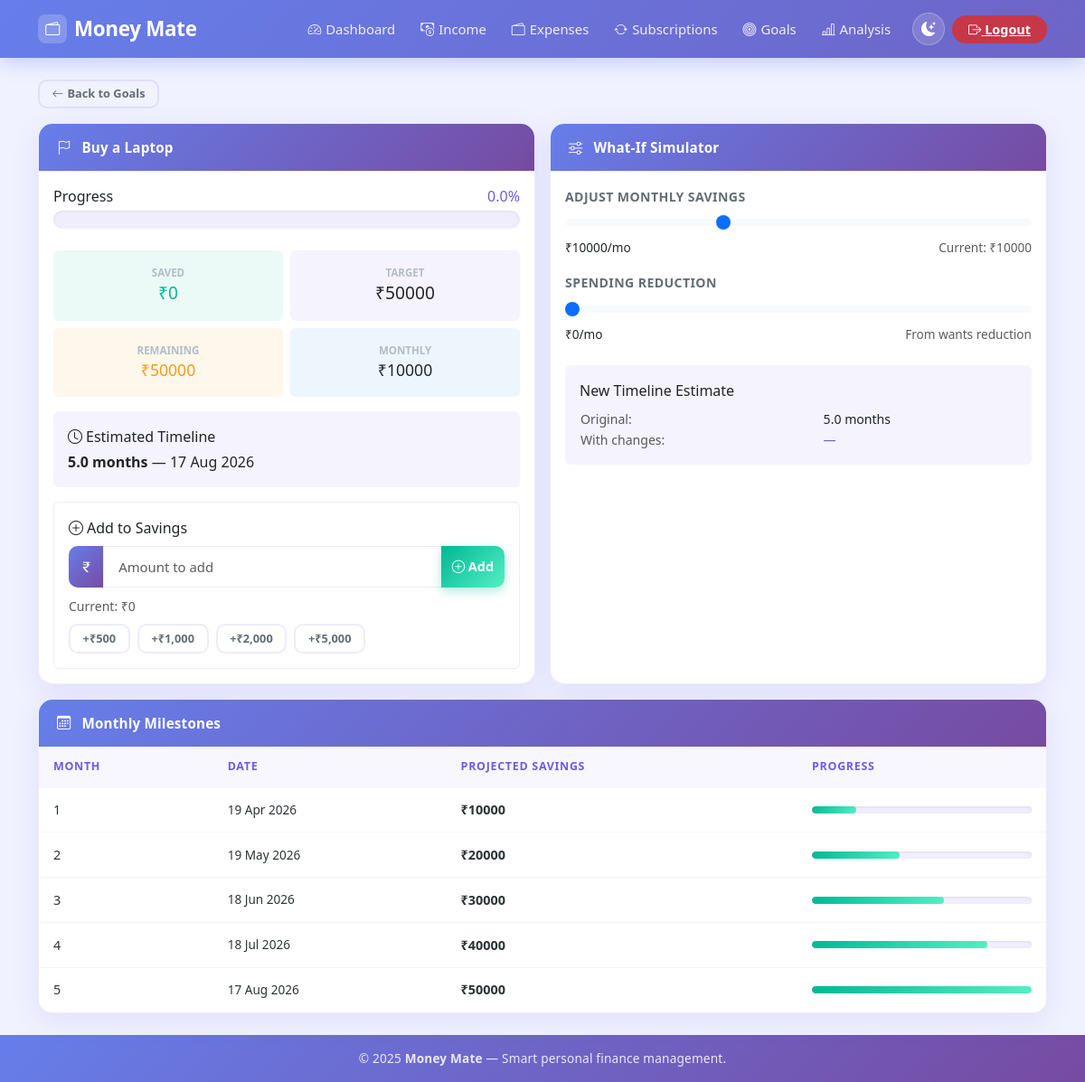
The app's page /goal/1 (signed in) with its own data.
### models.py (models this page shows)
class Goal(db.Model):
    id = db.Column(db.Integer, primary_key=True)
    user_id = db.Column(db.Integer, db.ForeignKey('user.id'), nullable=False)
    name = db.Column(db.String(200), nullable=False)
    target_amount = db.Column(db.Float, nullable=False)
    saved_amount = db.Column(db.Float, default=0.0)
    monthly_savings = db.Column(db.Float, default=0.0)
    target_date = db.Column(db.DateTime, nullable=True)
    created_at = db.Column(db.DateTime, default=datetime.utcnow)
    @property
    def remaining_amount(self):
        return max(0, self.target_amount - self.saved_amount)
    @property
    def progress_percentage(self):
        if self.target_amount == 0:
            return 0
        return min(100, (self.saved_amount / self.target_amount) * 100)
    @property
    def estimated_months(self):
        if self.monthly_savings <= 0:
            return float('inf')
        return self.remaining_amount / self.monthly_savings
    @property
    def estimated_date(self):
        if self.estimated_months == float('inf'):
            return None
        from datetime import timedelta
        return datetime.utcnow() + timedelta(days=30 * self.estimated_months)

### app.py (the view, shortened to what this page needs)
@app.route("/goal/<int:id>", methods=["GET", "POST"])
@login_required
def goal_detail(id):
    goal = Goal.query.get_or_404(id)
    if goal.user_id != current_user.id:
        flash("Unauthorized access.", "danger")
        return redirect(url_for("goals"))
    form = SavingsUpdateForm()
    suggestions = get_spending_suggestions(current_user.id, goal)
    milestones = []
    if goal.monthly_savings > 0:
        for month in range(1, min(13, int(goal.estimated_months) + 1)):
            milestone_date = datetime.utcnow() + timedelta(days=30 * month)
            milestone_amount = goal.saved_amount + (goal.monthly_savings * month)
            milestones.append(
                {
                    "month": month,
                    "date": milestone_date,
                    "amount": min(milestone_amount, goal.target_amount),
                }
            )
    return render_template(
        "goal_detail.html",
        goal=goal,
        form=form,
        suggestions=suggestions,
        milestones=milestones,
    )

### forms.py
class SavingsUpdateForm(FlaskForm):
    saved_amount = FloatField('Amount Saved (₹)', validators=[DataRequired(), NumberRange(min=0)])
    submit = SubmitField('Add to Savings')

### app.py (called while the page is built, shortened)
@login_manager.user_loader
def load_user(user_id):
    return User.query.get(int(user_id))

def get_spending_suggestions(user_id, goal):
    since_date = datetime.utcnow() - timedelta(days=90)
    expenses = Expense.query.filter(
        Expense.user_id == user_id,
        Expense.date >= since_date,
        Expense.is_essential == False,  # Only non-essential expenses
    ).all()
    category_totals = defaultdict(float)
    for exp in expenses:
        category_totals[exp.category] += exp.amount
    suggestions = []
    return suggestions

### templates/goal_detail.html (shortened to what this page needs)
{% extends "base.html" %}
{% block content %}
<div class="mb-3 fade-in">
  <a href="{{ url_for('goals') }}" class="btn btn-outline-secondary btn-sm">
    <i class="bi bi-arrow-left me-1"></i>Back to Goals
  </a>
</div>
<div class="row g-3">
  <div class="col-md-6">
    <div class="card h-100 fade-in">
      <div class="card-header"><i class="bi bi-flag me-1"></i>{{ goal.name }}</div>
      <div class="card-body">
        <div class="mb-4">
          <div class="d-flex justify-content-between mb-1">
            <span class="fw-600">Progress</span>
            <span class="fw-700" style="color:var(--brand-primary);">{{ "%.1f"|format(goal.progress_percentage) }}%</span>
          </div>
          <div class="progress" style="height:20px;">
          </div>
        </div>
        <div class="row g-2 mb-3">
          <div class="col-6">
            <div class="p-3 rounded text-center" style="background:rgba(0,184,148,0.08);">
              <div style="font-size:0.72rem;font-weight:700;text-transform:uppercase;color:var(--text-muted);">Saved</div>
              <div class="fw-700" style="font-size:1.2rem;color:#00b894;">₹{{ "%.0f"|format(goal.saved_amount) }}</div>
            </div>
          </div>
          <div class="col-6">
            <div class="p-3 rounded text-center" style="background:rgba(108,92,231,0.07);">
              <div style="font-size:0.72rem;font-weight:700;text-transform:uppercase;color:var(--text-muted);">Target</div>
              <div class="fw-700" style="font-size:1.2rem;">₹{{ "%.0f"|format(goal.target_amount) }}</div>
            </div>
          </div>
          <div class="col-6">
            <div class="p-3 rounded text-center" style="background:rgba(243,156,18,0.08);">
              <div style="font-size:0.72rem;font-weight:700;text-transform:uppercase;color:var(--text-muted);">Remaining</div>
              <div class="fw-700" style="font-size:1.1rem;color:#f39c12;">₹{{ "%.0f"|format(goal.remaining_amount) }}</div>
            </div>
          </div>
          <div class="col-6">
            <div class="p-3 rounded text-center" style="background:rgba(9,132,227,0.07);">
              <div style="font-size:0.72rem;font-weight:700;text-transform:uppercase;color:var(--text-muted);">Monthly</div>
              <div class="fw-700" style="font-size:1.1rem;">₹{{ "%.0f"|format(goal.monthly_savings) }}</div>
            </div>
          </div>
        </div>
        {% if goal.monthly_savings > 0 %}
        <div class="p-3 rounded mb-3" style="background:rgba(108,92,231,0.07);">
          <div class="fw-600 mb-1"><i class="bi bi-clock me-1"></i>Estimated Timeline</div>
          <div>
            <strong>{{ "%.1f"|format(goal.estimated_months) }} months</strong>
            {% if goal.estimated_date %}
              &mdash; {{ goal.estimated_date.strftime('%d %b %Y') }}
            {% endif %}
          </div>
        </div>
        {% endif %}
        <div class="p-3 rounded" style="border:1.5px solid var(--border-color);">
          <div class="fw-600 mb-2"><i class="bi bi-plus-circle me-1"></i>Add to Savings</div>
          <form method="POST">
            <div class="input-group mb-2">
              <span class="input-group-text"><i class="bi bi-currency-rupee"></i></span>
              {{ form.saved_amount(class="form-control", placeholder="Amount to add", step="0.01", min="0") }}
              <button type="submit" class="btn btn-success">
                <i class="bi bi-plus-circle"></i> Add
              </button>
            </div>
            <small class="text-muted">Current: ₹{{ "%.0f"|format(goal.saved_amount) }}</small>
          </form>
          <div class="mt-2 d-flex gap-2 flex-wrap">
            <button class="btn btn-sm btn-outline-secondary quick-add" data-amount="500">+₹500</button>
            <button class="btn btn-sm btn-outline-secondary quick-add" data-amount="1000">+₹1,000</button>
            <button class="btn btn-sm btn-outline-secondary quick-add" data-amount="2000">+₹2,000</button>
            <button class="btn btn-sm btn-outline-secondary quick-add" data-amount="5000">+₹5,000</button>
          </div>
        </div>
      </div>
    </div>
  </div>
  <div class="col-md-6">
    <div class="card h-100 fade-in fade-in-delay-1">
      <div class="card-header"><i class="bi bi-sliders me-1"></i> What-If Simulator</div>
      <div class="card-body">
        <div class="mb-3">
          <label class="form-label">Adjust Monthly Savings</label>
          <input type="range" class="form-range" id="monthlySlider"
                 min="0" max="{{ goal.monthly_savings * 3 if goal.monthly_savings > 0 else 10000 }}"
                 value="{{ goal.monthly_savings }}" step="100">
          <div class="d-flex justify-content-between" style="font-size:0.85rem;">
            <span class="fw-600">₹<span id="monthlyValue">{{ "%.0f"|format(goal.monthly_savings) }}</span>/mo</span>
            <span class="text-muted">Current: ₹{{ "%.0f"|format(goal.monthly_savings) }}</span>
          </div>
        </div>
        <div class="mb-4">
          <label class="form-label">Spending Reduction</label>
          <input type="range" class="form-range" id="reductionSlider" min="0" max="10000" value="0" step="100">
          <div class="d-flex justify-content-between" style="font-size:0.85rem;">
            <span class="fw-600">₹<span id="reductionValue">0</span>/mo</span>
            <span class="text-muted">From wants reduction</span>
          </div>
        </div>
        <div class="p-3 rounded mb-3" style="background:rgba(108,92,231,0.07);">
          <div class="fw-600 mb-2">New Timeline Estimate</div>
          <table style="width:100%;font-size:0.88rem;">
            <tr><td class="text-muted">Original:</td><td class="fw-600">
              {% if goal.monthly_savings > 0 %}{{ "%.1f"|format(goal.estimated_months) }} months
              {% else %}—{% endif %}
            </td></tr>
            <tr><td class="text-muted">With changes:</td><td class="fw-700" id="newTime" style="color:var(--brand-primary);">—</td></tr>
          </table>
        </div>
      </div>
    </div>
  </div>
</div>
{% if milestones %}
<div class="card mt-3 fade-in fade-in-delay-3">
  <div class="card-header"><i class="bi bi-calendar3 me-1"></i> Monthly Milestones</div>
  <div class="card-body p-0">
    <div class="table-responsive">
      <table class="table table-hover mb-0">
        <thead>
          <tr><th>Month</th><th>Date</th><th>Projected Savings</th><th>Progress</th></tr>
        </thead>
        <tbody>
        {% for milestone in milestones %}
        <tr>
          <td>{{ milestone.month }}</td>
          <td style="font-size:0.85rem;">{{ milestone.date.strftime('%d %b %Y') }}</td>
          <td><strong>₹{{ "%.0f"|format(milestone.amount) }}</strong></td>
          <td style="min-width:120px;">
            <div class="progress" style="height:8px;">
              <div class="progress-bar bg-success" style="width:{{ [milestone.amount / goal.target_amount * 100, 100]|min }}%;"></div>
            </div>
          </td>
        </tr>
        {% endfor %}
        </tbody>
      </table>
    </div>
  </div>
</div>
{% endif %}
{% endblock %}

### static/style.css (style rules this page uses)
:root { --brand-primary: #6C5CE7; --brand-secondary: #a29bfe; --brand-accent: #00b894; --brand-danger: #d63031; --brand-warning: #f39c12; --brand-info: #0984e3; --gradient-brand: linear-gradient(135deg, #667eea 0%, #764ba2 100%); --gradient-green: linear-gradient(135deg, #00b894 0%, #55efc4 100%); --gradient-red: linear-gradient(135deg, #d63031 0%, #fd79a8 100%); --gradient-orange: linear-gradient(135deg, #f39c12 0%, #fdcb6e 100%); --gradient-blue: linear-gradient(135deg, #0984e3 0%, #74b9ff 100%); --bg-page: #f0f2ff; --bg-card: rgba(255, 255, 255, 0.97); --bg-card-hover: #fff; --text-primary: #2d3436; --text-secondary: #636e72; --text-muted: #b2bec3; --border-color: rgba(108, 92, 231, 0.12); --shadow-sm: 0 2px 12px rgba(108, 92, 231, 0.08); --shadow-md: 0 8px 30px rgba(108, 92, 231, 0.12); --shadow-lg: 0 20px 50px rgba(108, 92, 231, 0.18); --shadow-hover: 0 15px 40px rgba(108, 92, 231, 0.22); --radius-sm: 10px; --radius-md: 16px; --radius-lg: 24px; --radius-pill: 50px; --transition: all 0.28s cubic-bezier(0.4, 0, 0.2, 1); }
*, *::before, *::after { box-sizing: border-box; }
body { background: var(--bg-page); font-family: 'Segoe UI', system-ui, -apple-system, sans-serif; color: var(--text-primary); min-height: 100vh; display: flex; flex-direction: column; transition: background 0.3s, color 0.3s; }
.card { border: 1px solid var(--border-color); border-radius: var(--radius-md); background: var(--bg-card); box-shadow: var(--shadow-md); transition: var(--transition); overflow: hidden; }
.card-header { background: var(--gradient-brand); color: white; font-weight: 600; font-size: 0.95rem; padding: 0.9rem 1.25rem; border: none; display: flex; align-items: center; gap: 8px; letter-spacing: 0.2px; }
.btn { border-radius: var(--radius-sm); font-weight: 600; font-size: 0.9rem; transition: var(--transition); position: relative; overflow: hidden; border: none; cursor: pointer; }
.btn::after { content: ''; position: absolute; inset: 0; background: rgba(255,255,255,0); transition: var(--transition); }
.btn-success { background: var(--gradient-green); color: white; box-shadow: 0 4px 12px rgba(0, 184, 148, 0.3); }
.btn-outline-secondary { border: 2px solid var(--border-color); color: var(--text-secondary); background: transparent; }
.btn-sm { font-size: 0.8rem; padding: 0.3rem 0.85rem; }
.table { margin: 0; font-size: 0.9rem; }
.table thead th { background: #f8f6ff; color: var(--brand-primary); font-weight: 700; font-size: 0.78rem; text-transform: uppercase; letter-spacing: 0.7px; border: none; padding: 0.85rem 1rem; }
.table tbody td { padding: 0.85rem 1rem; border-bottom: 1px solid rgba(108, 92, 231, 0.06); vertical-align: middle; color: var(--text-primary); }
.table tbody tr:last-child td { border-bottom: none; }
.form-control, .form-select { border-radius: var(--radius-sm); border: 1.5px solid var(--border-color); padding: 0.7rem 1rem; font-size: 0.93rem; color: var(--text-primary); background: white; transition: var(--transition); }
.form-label { font-weight: 600; font-size: 0.88rem; color: var(--text-secondary); margin-bottom: 6px; text-transform: uppercase; letter-spacing: 0.4px; }
.input-group-text { background: var(--gradient-brand); color: white; border: none; border-radius: var(--radius-sm) 0 0 var(--radius-sm); font-size: 0.95rem; }
.progress { border-radius: var(--radius-pill); background: rgba(108, 92, 231, 0.1); overflow: hidden; box-shadow: inset 0 1px 3px rgba(0,0,0,0.08); }
.progress-bar { border-radius: var(--radius-pill); font-weight: 700; font-size: 0.8rem; line-height: 1; display: flex; align-items: center; justify-content: center; }
.progress-bar.bg-success { background: var(--gradient-green) !important; }
.fade-in { animation: fadeInUp 0.55s ease both; }
.fade-in-delay-1 { animation-delay: 0.1s; }
.fade-in-delay-3 { animation-delay: 0.3s; }

### records on screen
Goal: name "Buy a Laptop", progress_percentage "0.0", saved_amount "0", target_amount "50000", remaining_amount "50000", monthly_savings "10000", estimated_months "5.0", estimated_date "17 Aug 2026"

### other values on screen
{{ milestone.month }} "1" "2" "3" "4" "5"
{{ milestone.date.strftime('%d %b %Y') }} "19 Apr 2026" "19 May 2026" "18 Jun 2026" "18 Jul 2026" "17 Aug 2026"
{{ "%.0f"|format(milestone.amount) }} "10000" "20000" "30000" "40000" "50000"
